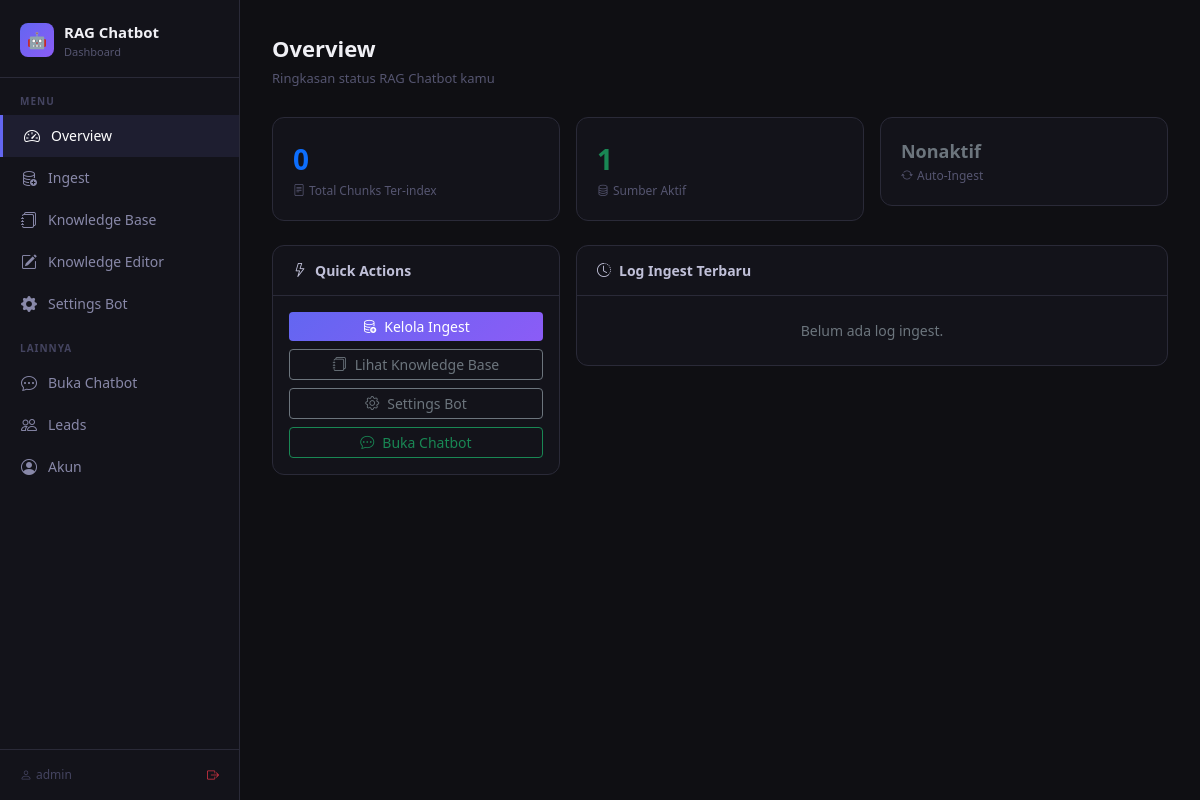
The app's page /dashboard/home.php (signed in), older data.
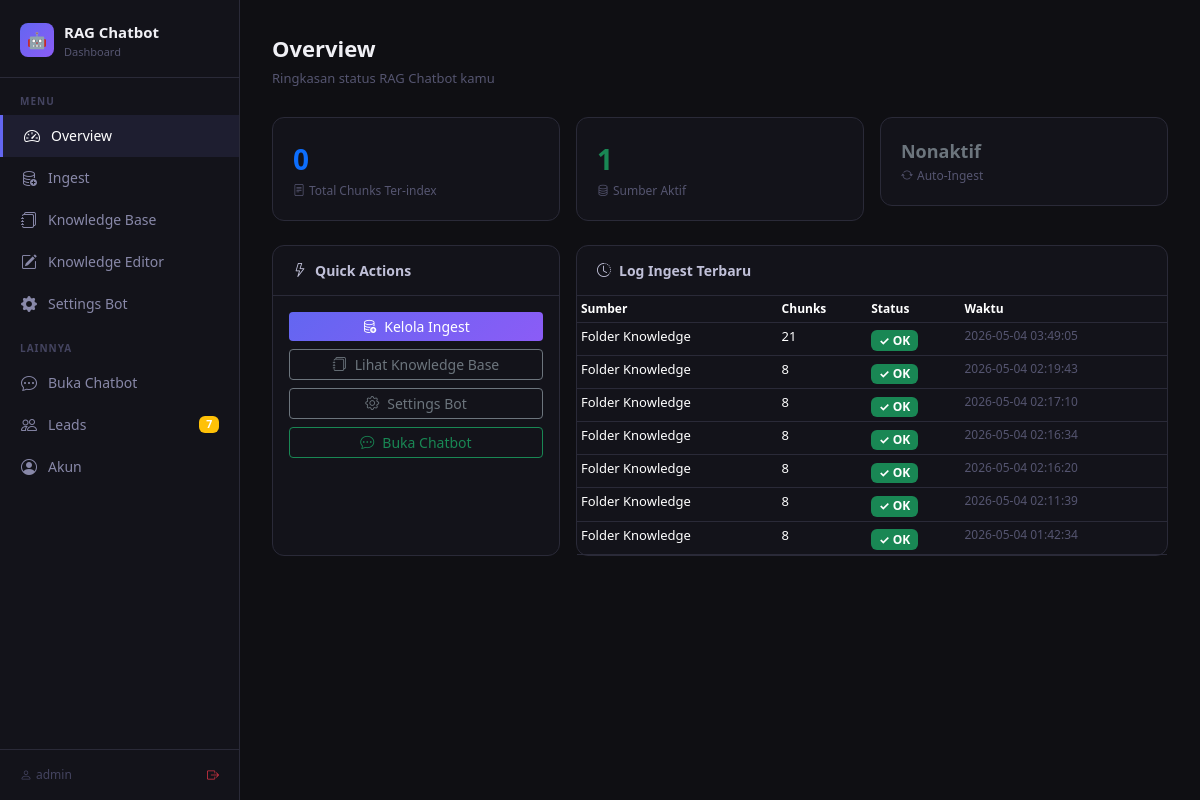
The same page, newer data.
### tables this page shows
CREATE TABLE `ingest_log` (
  `id` int(11) NOT NULL,
  `source` varchar(100) DEFAULT NULL,
  `chunks` int(11) DEFAULT 0,
  `status` enum('success','error') DEFAULT 'success',
  `message` text DEFAULT NULL,
  `ran_at` timestamp NOT NULL DEFAULT current_timestamp()
);

### dashboard/includes/db.php (called while the page is built, shortened)
<?php
function getDB(): PDO {
    static $pdo = null;
    if ($pdo) return $pdo;
    $host = $_ENV['DB_HOST'] ?? 'localhost';
    $port = $_ENV['DB_PORT'] ?? '3306';
    $name = $_ENV['DB_NAME'] ?? 'rag_chatbot';
    $user = $_ENV['DB_USER'] ?? 'root';
    $pass = $_ENV['DB_PASS'] ?? '';
    $pdo = new PDO(
        "mysql:host={$host};port={$port};dbname={$name};charset=utf8mb4",
        $user, $pass,
        [PDO::ATTR_ERRMODE => PDO::ERRMODE_EXCEPTION, PDO::ATTR_DEFAULT_FETCH_MODE => PDO::FETCH_ASSOC]
    );
    return $pdo;
}

### dashboard/home.php (the view, shortened to what this page needs)
<?php
$db = getDB();
$totalChunks  = 0;
$totalSources = (int)$db->query("SELECT COUNT(*) FROM ingest_sources WHERE enabled=1")->fetchColumn();
$schedule     = $db->query("SELECT * FROM auto_ingest_schedule WHERE id=1")->fetch();
$recentLogs   = $db->query("SELECT * FROM ingest_log ORDER BY ran_at DESC LIMIT 8")->fetchAll();
require_once __DIR__ . '/includes/header.php';
?>
<div class="page-title">Overview</div>
<div class="page-subtitle">Ringkasan status RAG Chatbot kamu</div>
<div class="row g-3 mb-4">
    <div class="col-sm-4">
        <div class="stat-card">
            <div class="stat-value text-primary"><?= number_format($totalChunks) ?></div>
            <div class="stat-label"><i class="bi bi-file-text me-1"></i>Total Chunks Ter-index</div>
        </div>
    </div>
    <div class="col-sm-4">
        <div class="stat-card">
            <div class="stat-value text-success"><?= $totalSources ?></div>
            <div class="stat-label"><i class="bi bi-database me-1"></i>Sumber Aktif</div>
        </div>
    </div>
    <div class="col-sm-4">
        <div class="stat-card">
            <?php if ($schedule && $schedule['enabled']): ?>
                <div class="stat-value text-warning" style="font-size:18px">
                    Setiap <?= $schedule['interval_value'] ?> <?= $schedule['interval_unit'] ?>
                </div>
                <div class="stat-label"><i class="bi bi-arrow-repeat me-1"></i>Auto-Ingest Aktif</div>
            <?php else: ?>
                <div class="stat-value text-secondary" style="font-size:18px">Nonaktif</div>
                <div class="stat-label"><i class="bi bi-arrow-repeat me-1"></i>Auto-Ingest</div>
            <?php endif; ?>
        </div>
    </div>
</div>
<div class="row g-3">
    <div class="col-md-4">
        <div class="card h-100">
            <div class="card-header"><i class="bi bi-lightning me-2"></i>Quick Actions</div>
            <div class="card-body d-flex flex-column gap-2">
                <a href="ingest.php" class="btn btn-primary btn-sm">
                    <i class="bi bi-database-add me-2"></i>Kelola Ingest
                </a>
                <a href="knowledge.php" class="btn btn-outline-secondary btn-sm">
                    <i class="bi bi-journals me-2"></i>Lihat Knowledge Base
                </a>
                <a href="settings.php" class="btn btn-outline-secondary btn-sm">
                    <i class="bi bi-gear me-2"></i>Settings Bot
                </a>
                <a href="../index.html" target="_blank" class="btn btn-outline-success btn-sm">
                    <i class="bi bi-chat-dots me-2"></i>Buka Chatbot
                </a>
            </div>
        </div>
    </div>
    <div class="col-md-8">
        <div class="card">
            <div class="card-header"><i class="bi bi-clock-history me-2"></i>Log Ingest Terbaru</div>
            <div class="card-body p-0">
                <?php if (empty($recentLogs)): ?>
                    <div class="p-4 text-center text-secondary small">Belum ada log ingest.</div>
                <?php else: ?>
                <table class="table table-sm mb-0">
                    <thead><tr>
                        <th style="font-size:12px">Sumber</th>
                        <th style="font-size:12px">Chunks</th>
                        <th style="font-size:12px">Status</th>
                        <th style="font-size:12px">Waktu</th>
                    </tr></thead>
                    <tbody>
                    <?php foreach ($recentLogs as $log): ?>
                    <tr>
                        <td style="font-size:13px"><?= htmlspecialchars($log['source']) ?></td>
                        <td style="font-size:13px"><?= $log['chunks'] ?></td>
                        <td>
                            <?php if ($log['status'] === 'success'): ?>
                                <span class="badge bg-success">✓ OK</span>
                            <?php else: ?>
                                <span class="badge bg-danger">✗ Error</span>
                            <?php endif; ?>
                        </td>
                        <td style="font-size:12px;color:#555570"><?= $log['ran_at'] ?></td>
                    </tr>
                    <?php endforeach; ?>
                    </tbody>
                </table>
                <?php endif; ?>
            </div>
        </div>
    </div>
</div>
<?php require_once __DIR__ . '/includes/footer.php'; ?>

### dashboard/includes/header.php (shortened to what this page needs)
<?php
$currentPage = basename($_SERVER['PHP_SELF'], '.php');
?>
<!DOCTYPE html>
<html lang="id" data-bs-theme="dark">
<head>
    <link rel="stylesheet" href="https://cdn.jsdelivr.net/npm/bootstrap@5.3.3/dist/css/bootstrap.min.css">
    <link rel="stylesheet" href="https://cdn.jsdelivr.net/npm/bootstrap-icons@1.11.3/font/bootstrap-icons.min.css">
</head>
<body>
<div class="sidebar">
    <div class="sidebar-brand">
        <div class="icon">🤖</div>
        <div>
            <span>RAG Chatbot</span>
            <small>Dashboard</small>
        </div>
    </div>
    <div class="nav-section-label">Menu</div>
    <nav class="nav flex-column">
        <a href="<?= BASE_URL ?>/dashboard/home.php" class="nav-link <?= $currentPage==='home'?'active':'' ?>">
            <i class="bi bi-speedometer2"></i> Overview
        </a>
        <a href="<?= BASE_URL ?>/dashboard/ingest.php" class="nav-link <?= $currentPage==='ingest'?'active':'' ?>">
            <i class="bi bi-database-add"></i> Ingest
        </a>
        <a href="<?= BASE_URL ?>/dashboard/knowledge.php" class="nav-link <?= $currentPage==='knowledge'?'active':'' ?>">
            <i class="bi bi-journals"></i> Knowledge Base
        </a>
        <a href="<?= BASE_URL ?>/dashboard/knowledge-editor.php" class="nav-link <?= $currentPage==='knowledge-editor'?'active':'' ?>">
            <i class="bi bi-pencil-square"></i> Knowledge Editor
        </a>
        <a href="<?= BASE_URL ?>/dashboard/settings.php" class="nav-link <?= $currentPage==='settings'?'active':'' ?>">
            <i class="bi bi-gear-fill"></i> Settings Bot
        </a>
    </nav>
    <div class="nav-section-label">Lainnya</div>
    <nav class="nav flex-column">
        <a href="<?= BASE_URL ?>/index.html" target="_blank" class="nav-link">
            <i class="bi bi-chat-dots"></i> Buka Chatbot
        </a>
        <a href="<?= BASE_URL ?>/dashboard/leads.php" class="nav-link <?= $currentPage==='leads'?'active':'' ?>">
            <i class="bi bi-people"></i> Leads
            <?php
            try {
                $newLeads = getDB()->query("SELECT COUNT(*) FROM leads WHERE status='new'")->fetchColumn();
                if ($newLeads > 0) echo '<span class="badge bg-warning ms-auto">' . $newLeads . '</span>';
            } catch(Exception $e) {}
            ?>
        </a>
        <a href="<?= BASE_URL ?>/dashboard/account.php" class="nav-link <?= $currentPage==='account'?'active':'' ?>">
            <i class="bi bi-person-circle"></i> Akun
        </a>
    </nav>
    <div class="sidebar-footer">
        <div class="d-flex align-items-center justify-content-between">
            <span><i class="bi bi-person me-1"></i><?= htmlspecialchars($_SESSION['username'] ?? '') ?></span>
            <a href="<?= BASE_URL ?>/dashboard/logout.php" class="text-danger text-decoration-none" title="Logout">
                <i class="bi bi-box-arrow-right"></i>
            </a>
        </div>
    </div>
</div>
<div class="main-content">

### dashboard/includes/footer.php (shortened to what this page needs)
</div>
</body>
</html>

### dashboard/includes/header.php (style rules this page uses)
body { background: #0f0f13; min-height: 100vh; }
.sidebar { width: 240px; min-height: 100vh; background: #13131a; border-right: 1px solid #2a2a38; position: fixed; top: 0; left: 0; display: flex; flex-direction: column; z-index: 100; }
.sidebar-brand { padding: 20px 20px 16px; border-bottom: 1px solid #2a2a38; display: flex; align-items: center; gap: 10px; }
.sidebar-brand .icon { width: 34px; height: 34px; background: linear-gradient(135deg, #6366f1, #8b5cf6); border-radius: 8px; display: flex; align-items: center; justify-content: center; font-size: 16px; flex-shrink: 0; }
.sidebar-brand span { font-weight: 600; font-size: 15px; color: #f0f0f5; }
.sidebar-brand small { display: block; font-size: 11px; color: #555570; }
.nav-section-label { font-size: 10px; font-weight: 700; letter-spacing: 0.1em; text-transform: uppercase; color: #444460; padding: 16px 20px 6px; }
.sidebar .nav-link { color: #8888a8; font-size: 14px; padding: 9px 20px; border-radius: 0; display: flex; align-items: center; gap: 10px; transition: all 0.15s; }
.sidebar .nav-link.active { color: #fff; background: #1e1e30; border-left: 3px solid #6366f1; }
.sidebar .nav-link i { font-size: 16px; width: 18px; text-align: center; }
.sidebar-footer { margin-top: auto; padding: 16px 20px; border-top: 1px solid #2a2a38; font-size: 12px; color: #444460; }
.main-content { margin-left: 240px; min-height: 100vh; padding: 32px; }
.page-title { font-size: 22px; font-weight: 600; color: #f0f0f5; margin-bottom: 4px; }
.page-subtitle { font-size: 13px; color: #555570; margin-bottom: 28px; }
.card { background: #13131a; border: 1px solid #2a2a38; border-radius: 12px; }
.card-header { background: transparent; border-bottom: 1px solid #2a2a38; padding: 14px 20px; font-weight: 600; font-size: 14px; color: #c0c0d8; }
.table { color: #c0c0d8; }
.table > :not(caption) > * > * { background: transparent; border-color: #2a2a38; }
.stat-card { padding: 20px; border-radius: 12px; background: #13131a; border: 1px solid #2a2a38; }
.stat-card .stat-value { font-size: 28px; font-weight: 700; color: #f0f0f5; }
.stat-card .stat-label { font-size: 12px; color: #555570; margin-top: 2px; }
.btn-primary { background: linear-gradient(135deg,#6366f1,#8b5cf6); border: none; }

Row changes from the older to the newer data that the page shows:
added ingest_log: source "Folder Knowledge", chunks "21", status "✓ OK", ran_at "2026-05-04 03:49:05"
added ingest_log: source "Folder Knowledge", chunks "8", status "✓ OK", ran_at "2026-05-04 02:19:43"
added ingest_log: source "Folder Knowledge", chunks "8", status "✓ OK", ran_at "2026-05-04 02:17:10"
added ingest_log: source "Folder Knowledge", chunks "8", status "✓ OK", ran_at "2026-05-04 02:16:34"
added ingest_log: source "Folder Knowledge", chunks "8", status "✓ OK", ran_at "2026-05-04 02:16:20"
added ingest_log: source "Folder Knowledge", chunks "8", status "✓ OK", ran_at "2026-05-04 02:11:39"
added ingest_log: source "Folder Knowledge", chunks "8", status "✓ OK", ran_at "2026-05-04 01:42:34"
Text that changed along with them:
$newLeads: (not shown) → "7"
text no longer shown: "Belum ada log ingest."
text now shown: "Sumber Chunks Status Waktu"
